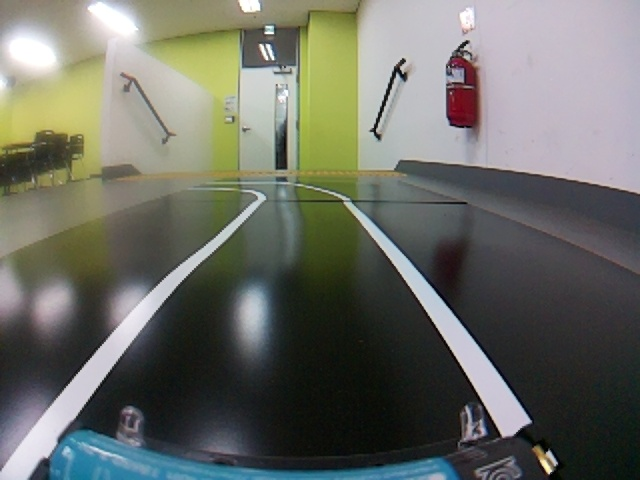
#> input picture assignment1/pict/frame(1).jpg, 640 x 480 px, given in place of the camera
$ python LanePilot.py
#> lines starting #> are read from the running program, lines starting #| are printed output that depends on the picture; after the words box and inside, x2 and y2 are one past the last pixel; in counts of white or black regions, pixels touching at a corner belong together
#> further down, frame is the input picture: shape (480, 640, 3); mean B, G, R 101.5, 109.7, 107.6
import cv2
import numpy as np

# 파라미터
WIDTH, HEIGHT = 640, 480
CENTER_X = WIDTH // 2
AREA_THRESHOLD = 1000
ROI_VERT_START = HEIGHT // 2

# HSV 범위 (흰색 차선만)
WHITE_LOWER = np.array([0, 0, 200])
WHITE_UPPER = np.array([180, 30, 255])

kernel = cv2.getStructuringElement(cv2.MORPH_RECT, (5,5))   # 모폴로지 연산용 커널
last_center = None  # 무게중심의 스무딩(이동평균)을 위한 이전값 저장

def preprocess(image):
    # ROI: 화면 하단부만 사용
    roi = image[ROI_VERT_START:, :]
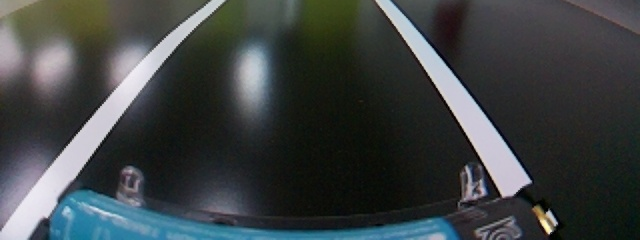
#> roi: shape (240, 640, 3); mean B, G, R 67.6, 66.9, 61.7
    hsv = cv2.cvtColor(roi, cv2.COLOR_BGR2HSV)
#> hsv: shape (240, 640, 3); mean H, S, V 84.1, 52.1, 72
    mask = cv2.inRange(hsv, WHITE_LOWER, WHITE_UPPER)
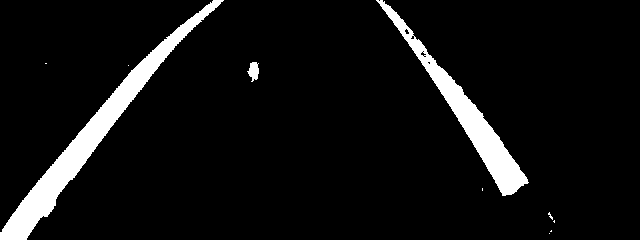
#> mask: shape (240, 640); 6.9% white; 10 white regions (7 under 20 px), largest, box (x1, y1, x2, y2) and area: (0, 0, 224, 240) 6208, (376, 0, 529, 196) 4227, (247, 62, 259, 82) 155
    mask = cv2.morphologyEx(mask, cv2.MORPH_CLOSE, kernel)
#> mask: shape (240, 640); 7% white; 9 white regions (5 under 20 px), largest, box (x1, y1, x2, y2) and area: (0, 0, 224, 240) 6227, (376, 0, 529, 196) 4270, (247, 62, 259, 82) 165, (548, 212, 555, 223) 22
    mask = cv2.morphologyEx(mask, cv2.MORPH_OPEN, kernel)
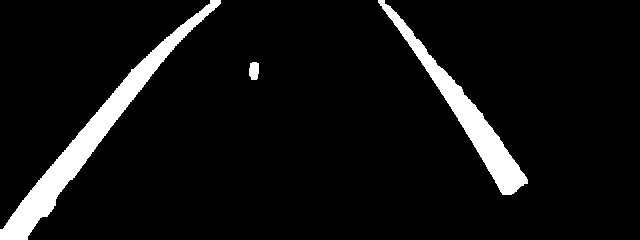
#> mask: shape (240, 640); 6.9% white; 3 white regions, box (x1, y1, x2, y2) and area: (0, 0, 221, 240) 6222, (378, 0, 528, 195) 4261, (249, 62, 259, 80) 156
    return mask

def find_center(mask):
    edges = cv2.Canny(mask, 50, 150)
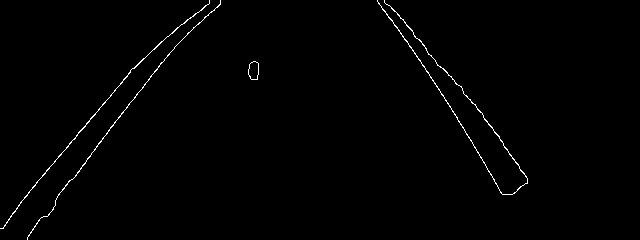
#> edges: shape (240, 640); 0.82% white in thin lines or dots, all inside (x1, y1, x2, y2) = (0, 0, 528, 240)
    contours, _ = cv2.findContours(edges, cv2.RETR_EXTERNAL, cv2.CHAIN_APPROX_SIMPLE)
#> contours = 4 contours; box (x1, y1, x2, y2) and area: (248, 61, 259, 80) 152, (377, 0, 528, 195) 129, (0, 0, 210, 229) 101, (27, 0, 221, 240) 67
    valid = [cnt for cnt in contours if cv2.contourArea(cnt) > AREA_THRESHOLD]
#> valid = []
    if not valid:
        return None
    largest = max(valid, key=cv2.contourArea)
    M = cv2.moments(largest)
    if M['m00'] == 0:
        return None
    cx = int(M['m10'] / M['m00'])
    cy = int(M['m01'] / M['m00']) + ROI_VERT_START  # 원래 프레임 기준으로 변환
    return cx, cy

def decide_dir(cx):
    if cx is None:
        return "정지"
    err = CENTER_X - cx
    if abs(err) < 20:
        return "직진"
    return "좌회전" if err > 0 else "우회전"

def process(frame):
    mask = preprocess(frame)
    center = find_center(mask)
    direction = decide_dir(center[0] if center else None)
#> direction = '정지'

    # 스무딩: 이동평균
    global last_center
    if center:
        sm = int(0.7 * (last_center or center[0]) + 0.3 * center[0])
        last_center = sm
    else:
        sm = last_center

    # 시각화
    if sm:
        cv2.circle(frame, (sm, HEIGHT-10), 5, (0,255,0), -1)
    cv2.line(frame, (CENTER_X, ROI_VERT_START), (CENTER_X, HEIGHT), (255,0,0), 2)
    cv2.putText(frame, direction, (10,30), cv2.FONT_HERSHEY_SIMPLEX, 1, (0,0,255), 2)
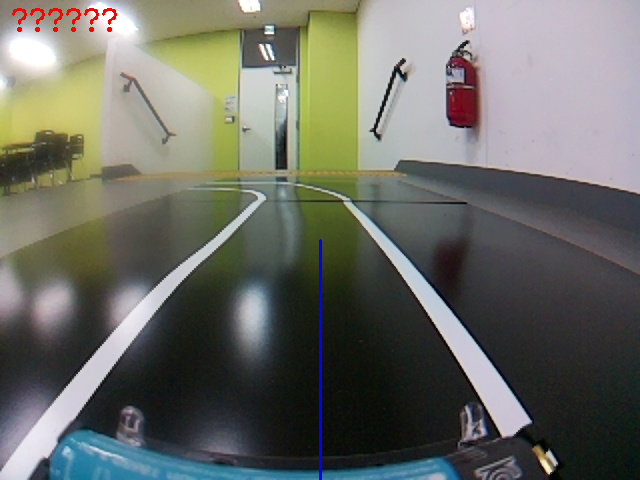
#> frame: shape (480, 640, 3); mean B, G, R 101.7, 109.2, 107.7

    return frame, direction

if __name__ == "__main__":
    # video_path 에 파일 경로 넣거나 0 으로 웹캠 사용
    video_path = 0
    cap = cv2.VideoCapture(video_path)
    cap.set(cv2.CAP_PROP_FRAME_WIDTH, WIDTH)
    cap.set(cv2.CAP_PROP_FRAME_HEIGHT, HEIGHT)

    while cap.isOpened():
        ret, frame = cap.read()
        if not ret:
            break

        result, direction = process(frame)
#> direction = '정지'
        cv2.imshow("LanePilot", result)

        # 'q' 키 누르면 종료
        if cv2.waitKey(1) & 0xFF == ord('q'):
#> (key q is pressed here)
            break

    cap.release()
    cv2.destroyAllWindows()

$ run again, on assignment1/pict/frame(10).jpg
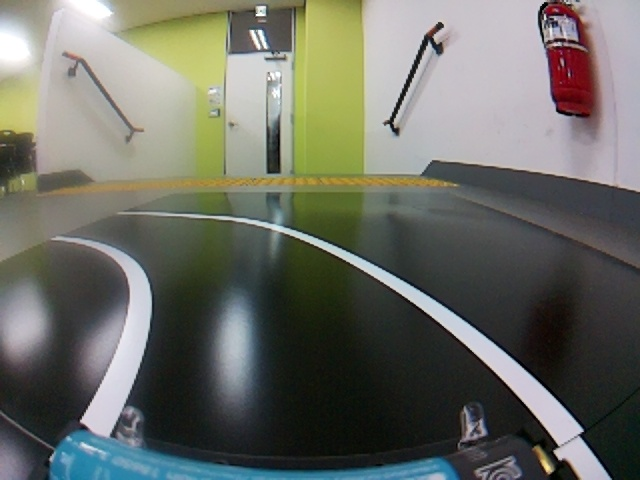
#> input picture assignment1/pict/frame(10).jpg, 640 x 480 px, given in place of the camera
#> frame is the input picture: shape (480, 640, 3); mean B, G, R 100.9, 109.4, 107.4
#> hsv: shape (240, 640, 3); mean H, S, V 78.1, 54.6, 72.8
#> in preprocess, `mask = cv2.inRange(hsv, WHITE_LOWER, WHITE_UPPER)`:
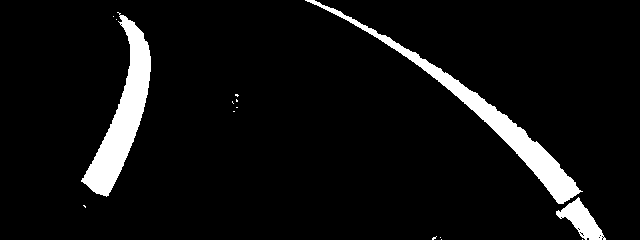
#> mask: shape (240, 640); 6.5% white; 15 white regions (12 under 20 px), largest, box (x1, y1, x2, y2) and area: (305, 0, 583, 204) 4498, (81, 12, 151, 197) 4467, (556, 197, 606, 240) 934
#> edges: shape (240, 640); 0.77% white in thin lines or dots, all inside (x1, y1, x2, y2) = (82, 0, 605, 240)
#> contours = 5 contours, 2 with area under 20; largest, box (x1, y1, x2, y2) and area: (82, 14, 151, 196) 4482, (378, 34, 605, 240) 202, (368, 28, 376, 35) 35
#> valid = 1 contour; box (x1, y1, x2, y2) and area: (82, 14, 151, 196) 4482
#> largest = contour of 221 points, box (x1, y1, x2, y2) (82, 14, 151, 196), area 4482
#> M = moments, m00 4482.5, centre m10/m00, m01/m00 = (122.4, 115.1)
#> cx = 122
#> cy = 355
#> center = (122, 355)
#> in process, `direction = decide_dir(center[0] if center else None)`: direction = '좌회전'
#> sm = 122
#> in process, `cv2.putText(frame, direction, (10,30), cv2.FONT_HERSHEY_SIMPLEX, 1, (0..`:
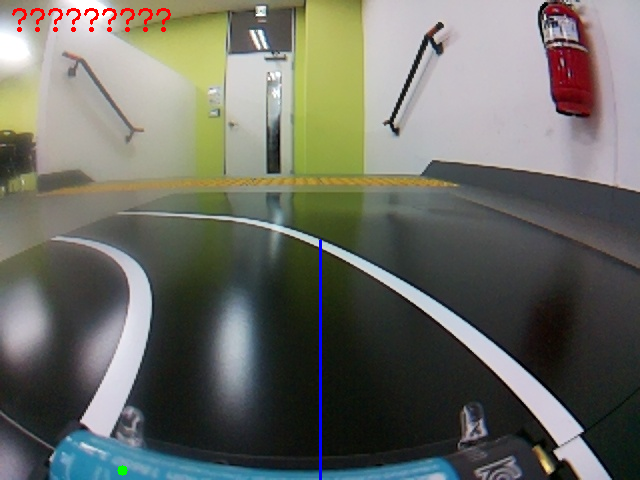
#> frame: shape (480, 640, 3); mean B, G, R 100.9, 108.7, 107.5
#> `result, direction = process(frame)`: direction = '좌회전'

$ run again, on assignment1/pict/frame(11).jpg
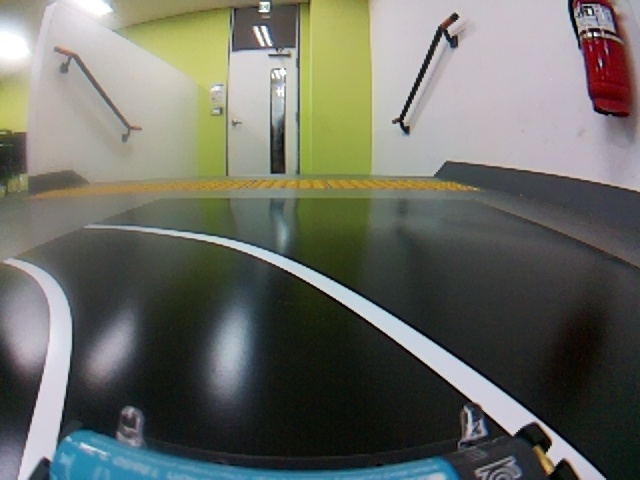
#> input picture assignment1/pict/frame(11).jpg, 640 x 480 px, given in place of the camera
#> frame is the input picture: shape (480, 640, 3); mean B, G, R 100.2, 108.5, 106.6
#> hsv: shape (240, 640, 3); mean H, S, V 77.9, 56.3, 71.9
#> in preprocess, `mask = cv2.inRange(hsv, WHITE_LOWER, WHITE_UPPER)`:
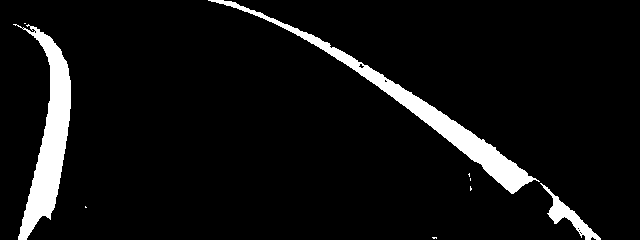
#> mask: shape (240, 640); 6.6% white; 9 white regions (6 under 20 px), largest, box (x1, y1, x2, y2) and area: (208, 0, 540, 194) 4780, (13, 24, 71, 240) 4627, (540, 183, 601, 240) 778
#> edges: shape (240, 640); 0.87% white in thin lines or dots
#> contours = 5 contours, 2 with area under 20; largest, box (x1, y1, x2, y2) and area: (291, 27, 532, 193) 4486, (548, 195, 600, 240) 35, (17, 23, 71, 240) 28
#> valid = 1 contour; box (x1, y1, x2, y2) and area: (291, 27, 532, 193) 4486
#> largest = contour of 300 points, box (x1, y1, x2, y2) (291, 27, 532, 193), area 4486
#> M = moments, m00 4486, centre m10/m00, m01/m00 = (435.2, 120.6)
#> cx = 435
#> cy = 360
#> center = (435, 360)
#> in process, `direction = decide_dir(center[0] if center else None)`: direction = '우회전'
#> sm = 435
#> in process, `cv2.putText(frame, direction, (10,30), cv2.FONT_HERSHEY_SIMPLEX, 1, (0..`:
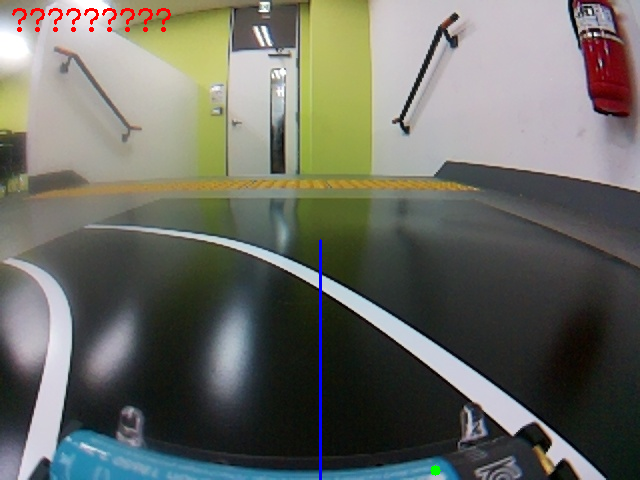
#> frame: shape (480, 640, 3); mean B, G, R 100.1, 107.8, 106.7
#> `result, direction = process(frame)`: direction = '우회전'

$ run again, on assignment1/pict/frame(12).jpg
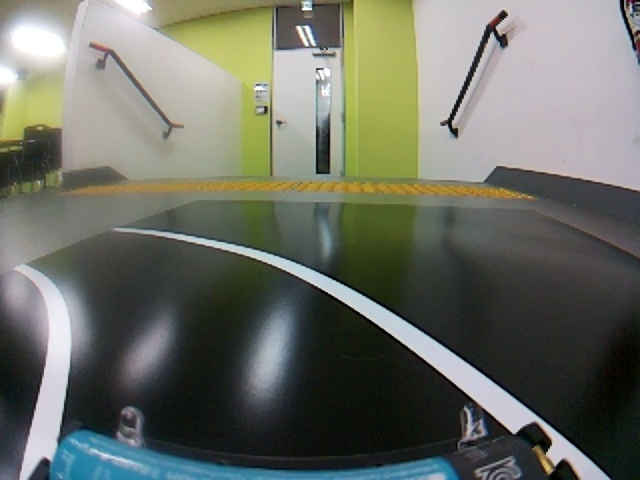
#> input picture assignment1/pict/frame(12).jpg, 640 x 480 px, given in place of the camera
#> frame is the input picture: shape (480, 640, 3); mean B, G, R 101, 110.9, 107.7
#> hsv: shape (240, 640, 3); mean H, S, V 76.3, 57.4, 72.1
#> in preprocess, `mask = cv2.inRange(hsv, WHITE_LOWER, WHITE_UPPER)`:
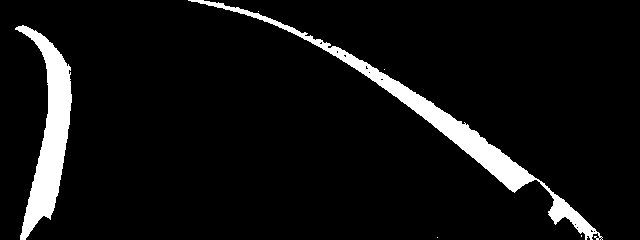
#> mask: shape (240, 640); 6.8% white; 6 white regions (4 under 20 px), largest, box (x1, y1, x2, y2) and area: (188, 0, 603, 240) 5750, (15, 25, 72, 240) 4762
#> edges: shape (240, 640); 0.9% white in thin lines or dots
#> contours = 7 contours, 1 with area under 20; largest, box (x1, y1, x2, y2) and area: (298, 31, 534, 191) 4462, (548, 194, 603, 240) 40, (17, 25, 72, 240) 33, (252, 12, 259, 18) 27, (232, 6, 239, 12) 27, (287, 26, 293, 32) 22
#> valid = 1 contour; box (x1, y1, x2, y2) and area: (298, 31, 534, 191) 4462
#> largest = contour of 288 points, box (x1, y1, x2, y2) (298, 31, 534, 191), area 4462
#> M = moments, m00 4462.5, centre m10/m00, m01/m00 = (438.5, 120.4)
#> cx = 438
#> cy = 360
#> center = (438, 360)
#> in process, `direction = decide_dir(center[0] if center else None)`: direction = '우회전'
#> sm = 438
#> in process, `cv2.putText(frame, direction, (10,30), cv2.FONT_HERSHEY_SIMPLEX, 1, (0..`:
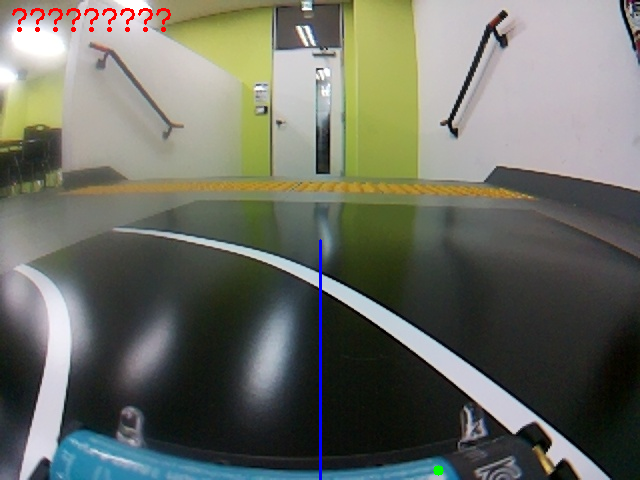
#> frame: shape (480, 640, 3); mean B, G, R 100.8, 110.2, 107.8
#> `result, direction = process(frame)`: direction = '우회전'
